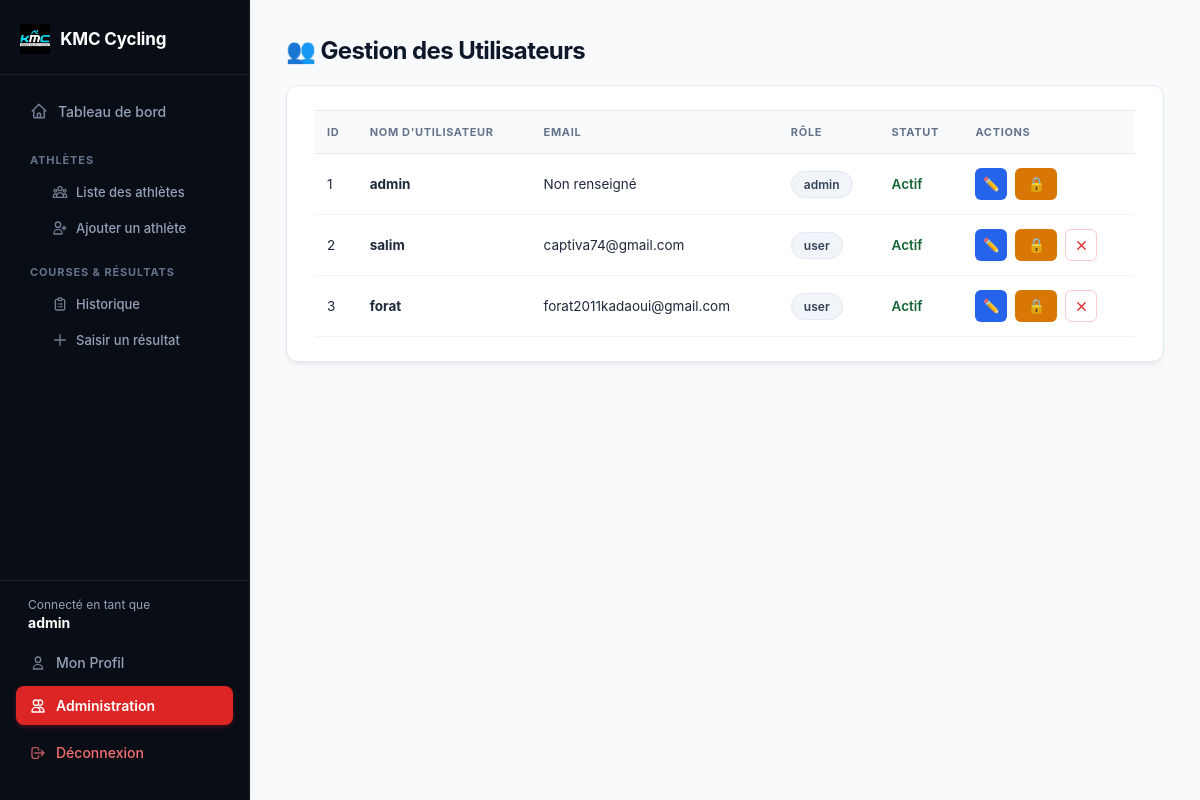
/admin/users (signed in), run on an earlier commit of the app's database.
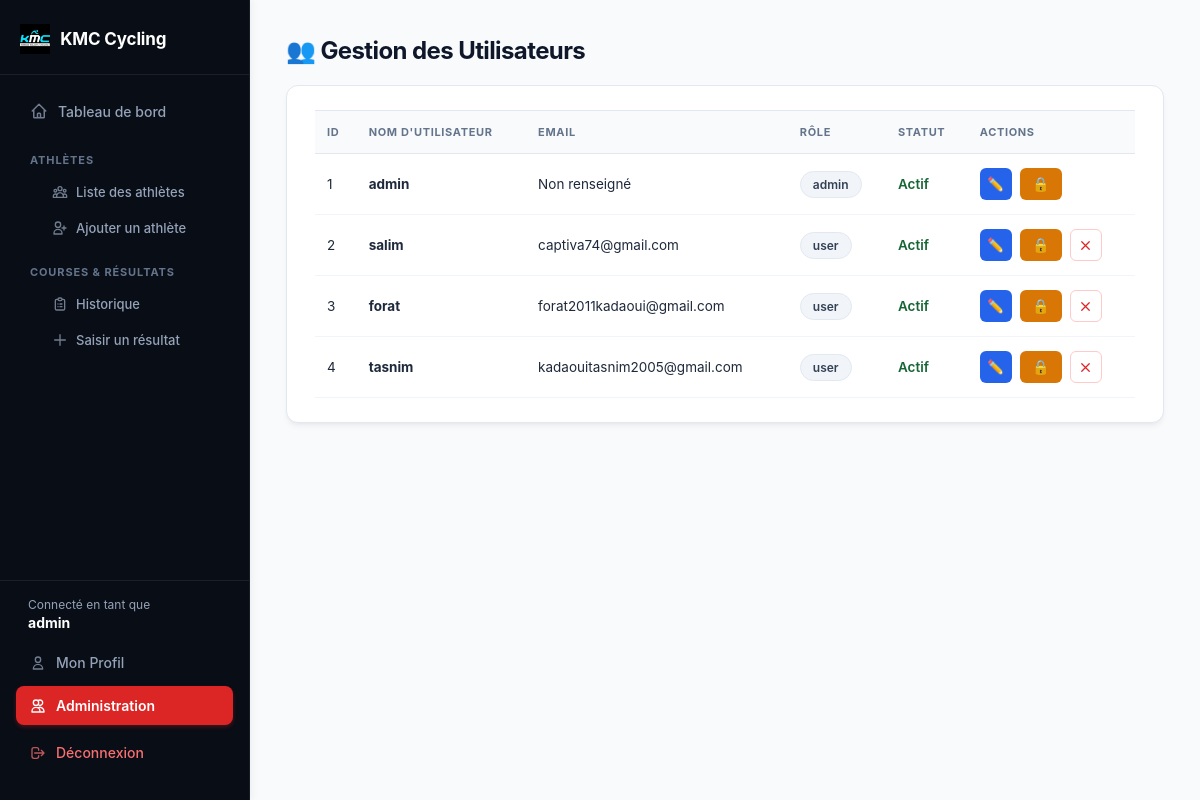
And on a later commit of the database.
### tables this page shows
CREATE TABLE users (
            id INTEGER PRIMARY KEY AUTOINCREMENT,
            username TEXT UNIQUE NOT NULL,
            email TEXT,
            password TEXT NOT NULL,
            role TEXT DEFAULT 'user',
            is_blocked INTEGER DEFAULT 0
        );

### app.py (the view)
@app.route('/admin/users')
@admin_required
def admin_users():
    conn = get_db_connection()
    users = conn.execute('SELECT * FROM users').fetchall()
    conn.close()
    return render_template('admin_users.html', users=users)

### app.py (called while the page is built)
def get_db_connection():
    conn = sqlite3.connect('cyclisme.db')
    conn.row_factory = sqlite3.Row
    return conn

def admin_required(f):
    @wraps(f)
    def decorated_function(*args, **kwargs):
        if 'user_id' not in session or session.get('role') != 'admin':
            flash("Accès réservé exclusivement à l'administrateur.", "erreur")
            return redirect(url_for('index'))
        return f(*args, **kwargs)
    return decorated_function

### templates/admin_users.html (shortened to what this page needs)
<!DOCTYPE html>
<html lang="fr">
<head>
    <link rel="stylesheet" href="{{ url_for('static', filename='style.css') }}">
</head>
<body>
    <div class="app-layout">
        {% include 'sidebar.html' %}
        <main class="content">
            <div class="container">
                <h1>👥 Gestion des Utilisateurs</h1>
                <div class="card" style="margin-top: 20px;">
                    <table>
                        <thead>
                            <tr>
                                <th>ID</th>
                                <th>Nom d'utilisateur</th>
                                <th>Email</th>
                                <th>Rôle</th>
                                <th>Statut</th>
                                <th>Actions</th>
                            </tr>
                        </thead>
                        <tbody>
                            {% for u in users %}
                            <tr>
                                <td>{{ u.id }}</td>
                                <td><strong>{{ u.username }}</strong></td>
                                <td>{{ u.email or 'Non renseigné' }}</td>
                                <td><span class="badge-categorie">{{ u.role }}</span></td>
                                <td>
                                    {% if u.is_blocked == 1 %}
                                        <span style="color: #dc2626; font-weight: 600;">Bloqué</span>
                                    {% else %}
                                        <span style="color: #166534; font-weight: 600;">Actif</span>
                                    {% endif %}
                                </td>
                                <td>
                                    <div class="groupe-actions">
                                        <a href="{{ url_for('admin_edit_user', id=u.id) }}" class="btn-icone" style="background: #2563eb; color: white; display: inline-flex; align-items: center; justify-content: center; text-decoration: none;" title="Modifier">
                                            ✏️
                                        </a>
                                        <form action="{{ url_for('toggle_block_user', id=u.id) }}" method="POST">
                                        <button type="submit" class="btn-icone" style="background: {{ '#166534' if u.is_blocked == 1 else '#d97706' }}; color: white;" title="{{ 'Débloquer' if u.is_blocked == 1 else 'Bloquer' }}">                                                {% if u.is_blocked == 1 %}🔓{% else %}🔒{% endif %}
                                            </button>
                                        </form>
                                        {% if u.id != session['user_id'] %}
                                        <form action="{{ url_for('admin_delete_user', id=u.id) }}" method="POST" onsubmit="return confirm('Voulez-vous vraiment supprimer cet utilisateur ?');">
                                            <button type="submit" class="btn-icone btn-supprimer" title="Supprimer">
                                                <svg width="15" height="15" fill="none" stroke="currentColor" stroke-width="2" viewBox="0 0 24 24"><path stroke-linecap="round" stroke-linejoin="round" d="M6 18L18 6M6 6l12 12"/></svg>
                                            </button>
                                        </form>
                                        {% endif %}
                                    </div>
                                </td>
                            </tr>
                            {% endfor %}
                        </tbody>
                    </table>
                </div>
            </div>
        </main>
    </div>
</body>
</html>

### templates/sidebar.html (shortened to what this page needs)
<aside class="sidebar">
    <a href="{{ url_for('index') }}" class="sidebar-brand" style="display: flex; align-items: center; gap: 10px;">
        <img src="{{ url_for('static', filename='kmc.jpg') }}" alt="Logo KMC" style="height: 30px; object-fit: contain;">
        <span>KMC Cycling</span>
    </a>
    <nav class="sidebar-nav">
        <a href="{{ url_for('index') }}" class="sidebar-lien {% if request.endpoint == 'index' %}actif{% endif %}">
            <svg width="18" height="18" fill="none" stroke="currentColor" stroke-width="2" viewBox="0 0 24 24"><path stroke-linecap="round" stroke-linejoin="round" d="M3 12l2-2m0 0l7-7 7 7M5 10v10a1 1 0 001 1h3m10-11l2 2m-2-2v10a1 1 0 01-1 1h-3m-6 0a1 1 0 001-1v-4a1 1 0 011-1h2a1 1 0 011 1v4a1 1 0 001 1m-6 0h6"/></svg>
            Tableau de bord
        </a>
        <div class="sidebar-groupe-titre">Athlètes</div>
        <div class="sidebar-sous-liens">
            <a href="{{ url_for('liste_athletes') }}" class="sidebar-sous-lien {% if request.endpoint == 'liste_athletes' %}actif{% endif %}">
                Liste des athlètes
            </a>
            {% if session.get('role') == 'admin' %}
                <a href="{{ url_for('ajouter_athlete') }}" class="sidebar-sous-lien {% if request.endpoint == 'ajouter_athlete' %}actif{% endif %}">
                    <svg width="16" height="16" fill="none" stroke="currentColor" stroke-width="2" viewBox="0 0 24 24"><path stroke-linecap="round" stroke-linejoin="round" d="M18 9v3m0 0v3m0-3h3m-3 0h-3m-2-5a4 4 0 11-8 0 4 4 0 018 0zM3 20a6 6 0 0112 0v1H3v-1z"/></svg>
                    Ajouter un athlète
                </a>
            {% endif %}
        </div>
        <div class="sidebar-groupe-titre">Courses & Résultats</div>
        <div class="sidebar-sous-liens">
            <a href="{{ url_for('historique') }}" class="sidebar-sous-lien {% if request.endpoint == 'historique' %}actif{% endif %}">
                Historique
            </a>
            {% if session.get('role') == 'admin' %}
                <a href="{{ url_for('ajouter_resultat') }}" class="sidebar-sous-lien {% if request.endpoint == 'ajouter_resultat' %}actif{% endif %}">
                    <svg width="16" height="16" fill="none" stroke="currentColor" stroke-width="2" viewBox="0 0 24 24"><path stroke-linecap="round" stroke-linejoin="round" d="M12 4v16m8-8H4"/></svg>
                    Saisir un résultat
                </a>
            {% endif %}
        </div>
    </nav>
    <div class="sidebar-bas">
        <div class="sidebar-utilisateur">
            Connecté en tant que
            <strong>{{ session.get('username', 'Utilisateur') }}</strong>
        </div>
        <a href="{{ url_for('profil') }}" class="sidebar-lien {% if request.endpoint == 'profil' %}actif{% endif %}">
            <svg width="16" height="16" fill="none" stroke="currentColor" stroke-width="2" viewBox="0 0 24 24"><path stroke-linecap="round" stroke-linejoin="round" d="M16 7a4 4 0 11-8 0 4 4 0 018 0zM12 14a7 7 0 00-7 7h14a7 7 0 00-7-7z"/></svg>
            Mon Profil
        </a>
        {% if session.get('role') == 'admin' %}
            <a href="{{ url_for('admin_users') }}" class="sidebar-lien {% if request.endpoint == 'admin_users' %}actif{% endif %}">
                <svg width="16" height="16" fill="none" stroke="currentColor" stroke-width="2" viewBox="0 0 24 24"><path stroke-linecap="round" stroke-linejoin="round" d="M12 4.354a4 4 0 110 5.292M15 21H3v-1a6 6 0 0112 0v1zm0 0h6v-1a6 6 0 00-9-5.197M13 7a4 4 0 11-8 0 4 4 0 018 0z"/></svg>
                Administration
            </a>
        {% endif %}
        <a href="{{ url_for('logout') }}" class="sidebar-lien sidebar-deconnexion">
            <svg width="16" height="16" fill="none" stroke="currentColor" stroke-width="2" viewBox="0 0 24 24"><path stroke-linecap="round" stroke-linejoin="round" d="M17 16l4-4m0 0l-4-4m4 4H7m6 4v1a3 3 0 01-3 3H6a3 3 0 01-3-3V7a3 3 0 013-3h4a3 3 0 013 3v1"/></svg>
            Déconnexion
        </a>
    </div>
</aside>

### static/style.css (style rules this page uses)
* { box-sizing: border-box; }
body { font-family: -apple-system, BlinkMacSystemFont, "Segoe UI", Roboto, Helvetica, Arial, sans-serif; background: #f8fafc; margin: 0; padding: 0; color: #1e293b; -webkit-font-smoothing: antialiased; }
h1 { margin-top: 0; font-size: 24px; font-weight: 700; color: #0f172a; letter-spacing: -0.025em; }
.app-layout { display: flex; min-height: 100vh; }
.content { flex: 1; padding: 36px; min-width: 0; }
.container { max-width: 1040px; margin: 0 auto; }
.card { background: #ffffff; border-radius: 12px; padding: 24px 28px; box-shadow: 0 4px 6px -1px rgba(0, 0, 0, 0.05), 0 2px 4px -2px rgba(0, 0, 0, 0.05); border: 1px solid #e2e8f0; }
.sidebar { flex: 0 0 250px; background: #090d16; display: flex; flex-direction: column; padding: 24px 0; border-right: 1px solid rgba(255, 255, 255, 0.06); box-shadow: 2px 0 8px rgba(0,0,0,0.05); }
.sidebar-brand { color: white; font-weight: 700; font-size: 17px; text-decoration: none; padding: 0 20px 20px 20px; display: flex; align-items: center; gap: 12px; border-bottom: 1px solid rgba(255,255,255,0.08); margin-bottom: 16px; letter-spacing: -0.01em; }
.sidebar-nav { flex: 1; padding: 0 16px; }
.sidebar-lien { color: #94a3b8; text-decoration: none; font-size: 14px; font-weight: 500; padding: 11px 14px; border-radius: 8px; display: flex; align-items: center; gap: 10px; margin-bottom: 4px; transition: all 0.2s ease; }
.sidebar-lien.actif { color: white; background: #dc2626; font-weight: 600; box-shadow: 0 2px 4px rgba(220, 38, 38, 0.3); }
.sidebar-groupe-titre { color: #64748b; font-size: 11px; text-transform: uppercase; letter-spacing: 0.08em; font-weight: 700; padding: 18px 14px 8px 14px; }
.sidebar-sous-liens { display: flex; flex-direction: column; }
.sidebar-sous-lien { color: #94a3b8; text-decoration: none; font-size: 13px; font-weight: 500; padding: 9px 14px 9px 36px; border-radius: 8px; display: flex; align-items: center; gap: 8px; margin-bottom: 2px; transition: all 0.2s ease; }
.sidebar-lien svg, .sidebar-sous-lien svg { opacity: 0.75; flex-shrink: 0; }
.sidebar-lien:hover svg, .sidebar-lien.actif svg, .sidebar-sous-lien:hover svg, .sidebar-sous-lien.actif svg { opacity: 1; }
.sidebar-bas { border-top: 1px solid rgba(255,255,255,0.08); padding: 16px 16px 0 16px; margin-top: auto; }
.sidebar-utilisateur { color: #94a3b8; font-size: 12px; padding: 0 12px 12px 12px; }
.sidebar-utilisateur strong { color: white; display: block; font-size: 14px; margin-top: 2px; }
.sidebar-deconnexion { margin-top: 8px; color: #f87171 !important; }
button { margin-top: 20px; background: #dc2626; color: white; border: none; padding: 11px 20px; border-radius: 8px; font-weight: 600; cursor: pointer; font-size: 14px; transition: background-color 0.2s, transform 0.05s; }
table { width: 100%; border-collapse: collapse; font-size: 13.5px; }
th, td { text-align: left; padding: 14px 12px; border-bottom: 1px solid #f1f5f9; vertical-align: middle; }
th { color: #64748b; font-size: 11px; text-transform: uppercase; letter-spacing: 0.06em; font-weight: 700; background-color: #f8fafc; border-top: 1px solid #e2e8f0; border-bottom: 1px solid #e2e8f0; }
.badge-categorie { background-color: #f1f5f9; color: #334155; padding: 5px 12px; border-radius: 9999px; font-size: 12px; font-weight: 600; display: inline-block; border: 1px solid #e2e8f0; }
.groupe-actions { display: flex; align-items: center; gap: 8px; }
.groupe-actions form { margin: 0; display: inline-flex; align-items: center; }
.groupe-actions button.btn-icone { margin-top: 0 !important; }
.btn-icone { display: inline-flex; align-items: center; justify-content: center; width: 32px; height: 32px; border-radius: 6px; border: 1px solid transparent; cursor: pointer; text-decoration: none; transition: all 0.2s ease; }
.btn-icone.btn-supprimer { background-color: #ffffff; color: #dc2626; border-color: #fecaca; padding: 0; }

What changed in the data, as far as the page shows it:
added users: id "4", username "tasnim", email "kadaouitasnim2005@gmail.com", role "user", is_blocked "Actif"
